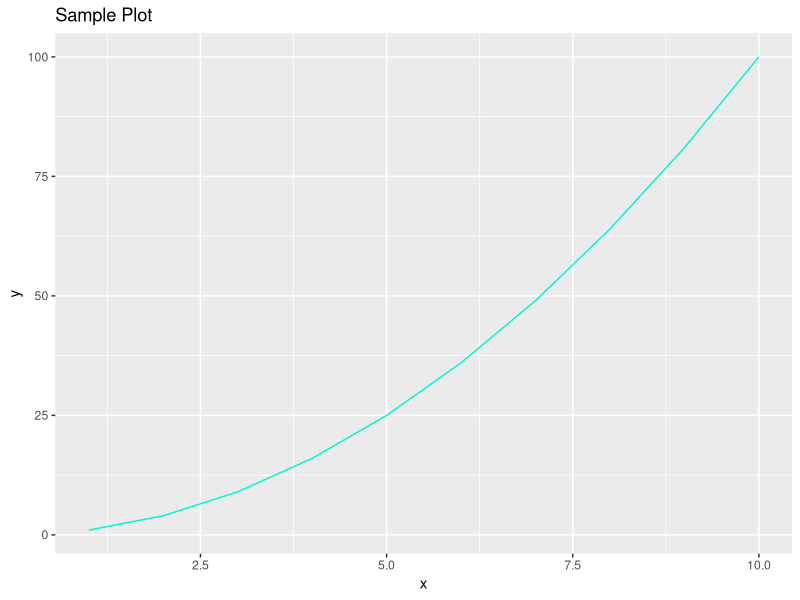

The R source for this figure: (Note: this script raises an error after producing the figure.)
# Load necessary libraries
library(ggplot2)
library(dplyr)

# Sample data
data <- data.frame(
  x = 1:10,
  y = (1:10) ^ 2
)

# Create a plot
ggplot(data, aes(x = x, y = y)) +
  geom_line(color = "#00F5D4") +
  ggtitle("Sample Plot")
billu